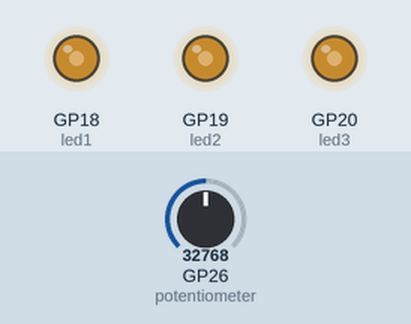
Simulated run of this program. Board: Raspberry Pi Pico running MicroPython. Parts: output pins drawn as LEDs (lit = HIGH). The inputs (shaded band) are chosen by the test bench; at power-on: GP26 (potentiometer) = 32768 (analog values on the 0–65535 scale).

Above: at 1.2 s.
1.3 s: GP26 (potentiometer) set to 45874
At 2.0 s:
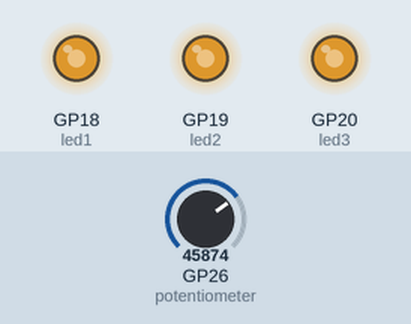
2.8 s: GP26 (potentiometer) set to 57670
At 3.1 s:
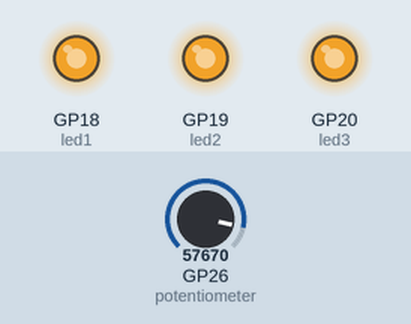
4.3 s: GP26 (potentiometer) set to 7864
At 5.5 s:
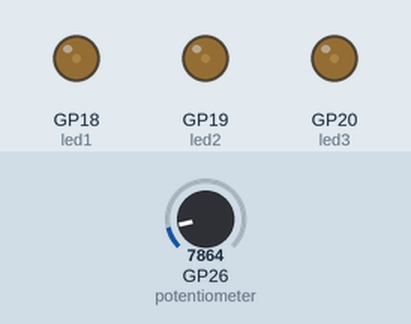
5.8 s: GP26 (potentiometer) set to 0
At 6.6 s:
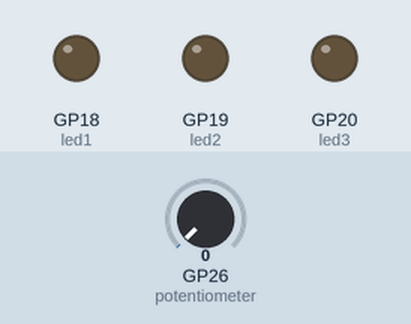
Timing chart, 0 to 8.3 s (numbered marks = the images above; inputs shaded):
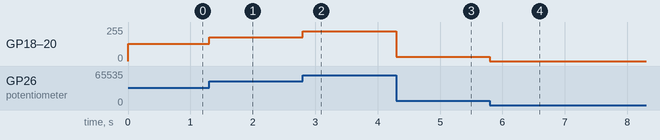

The program:

rgbLED_potentiometer.py
```python
from machine import Pin, PWM, ADC
import time

led1 = PWM(Pin(18))
led2 = PWM(Pin(19))
led3 = PWM(Pin(20))
led1.freq(1000)
led2.freq(1000)
led3.freq(1000)

potentiometer = ADC(26)

while True:
    #func1()

    potentiometer_value = potentiometer.read_u16()
    led1.duty_u16(potentiometer_value)
    led2.duty_u16(potentiometer_value)
    led3.duty_u16(potentiometer_value)
```

Measured:
- after the input at 1.3 s, GP18 (led1), GP19 (led2), GP20 (led3): 128/255 → 178/255 at once
- after the input at 2.8 s, GP18 (led1), GP19 (led2), GP20 (led3): 178/255 → 224/255 at once
- after the input at 4.3 s, GP18 (led1), GP19 (led2), GP20 (led3): 224/255 → 31/255 at once
- after the input at 5.8 s, GP18 (led1), GP19 (led2), GP20 (led3): 31/255 → 0/255 at once
